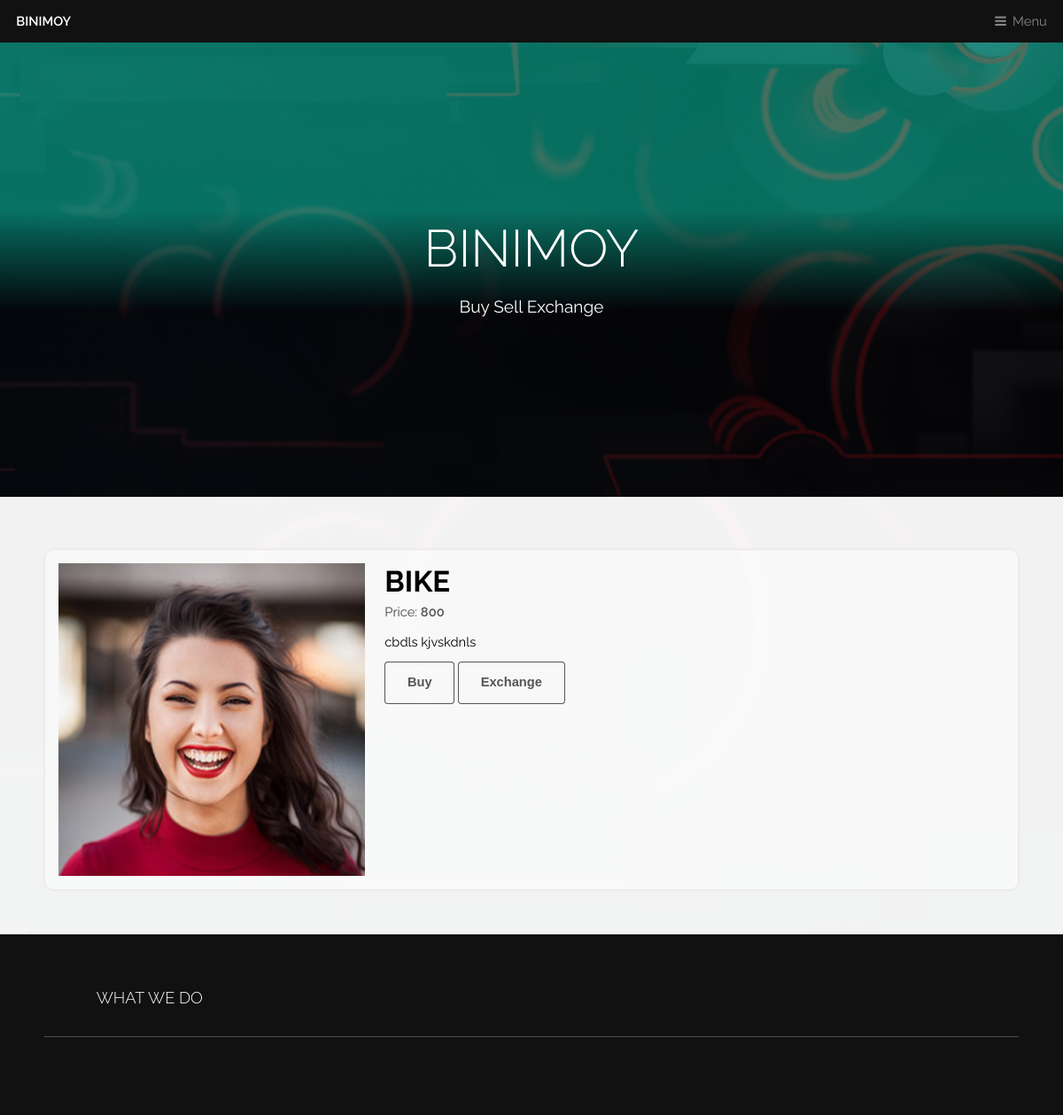
The app's page /index.php (signed in) with its own data.
### tables this page shows
CREATE TABLE IF NOT EXISTS `bi_post` (
`id` int(11) NOT NULL,
  `user_id` varchar(255) NOT NULL,
  `p_name` varchar(255) NOT NULL,
  `rate` varchar(255) NOT NULL,
  `description` varchar(5000) NOT NULL,
  `photo` varchar(255) NOT NULL,
  `category` varchar(255) NOT NULL,
  `status` varchar(255) NOT NULL
);

### index.php (the view, shortened to what this page needs)
<?php
	include "database.php";
?>
<!DOCTYPE HTML>
<html>
	<head>
		<link rel="stylesheet" type="text/css" href="assets/css/bootstrap.min.css">
		<link rel="stylesheet" href="assets/css/main.css" />
	</head>
	<body class="is-preload">
		<?php include "menu.php"; ?>
			<section id="banner">
				<div class="inner">
					<h1>binimoy</h1>
					<p>Buy Sell Exchange</p>
				</div>
				<div id="banner-photo"></div>
			</section>
			<section class="wrapper">
				<div class="inner">
					<?php
									$sql="SELECT * from bi_post where status='1' ORDER BY id DESC" ;
						    		$result=$conn->query($sql);
				                    while($row=$result->fetch_assoc()){
				                        $photo = $row["photo"];
								 ?>
					<div class="news">
						<div class="breakings-news">
							<div class="row">
								<div class="photo col-lg-4 col-md-4 col-sm-3 col-xs-12">
									<img src="images/post/<?php echo $photo ?>">
								</div>
								<div class="info col-lg-8 col-md-8 col-sm-9 col-xs-12">
									<h2><?php echo $row["p_name"]; ?></h2>
									<div class="author">
										<p class="credit"> <span>Price: </span> <strong><?php echo $row["rate"]; ?></strong> </p>
									</div>
									<p class="article">
										<?php echo $row["description"]; ?>
									</p>
									<div class="news-info">
										<blockquote style="border: none; padding: 0px; margin: 0px;"> <b></b>
											<form method="POST" action="">
												<button type="submit" name="buyClick">Buy</button>
												<button type="submit" name="exchangeClick">Exchange</button>
											</form>
 										 </blockquote>
									</div>
								</div>
							</div>
						</div>
					</div>
					<?php } ?>
				</div>
			</section>
			<footer id="footer">
				<?php include "footer.php"; ?>
			</footer>
	</body>
</html>

### records on screen
bi_post: photo (picture), p_name "BIKE", rate "800", description "cbdls kjvskdnls"
